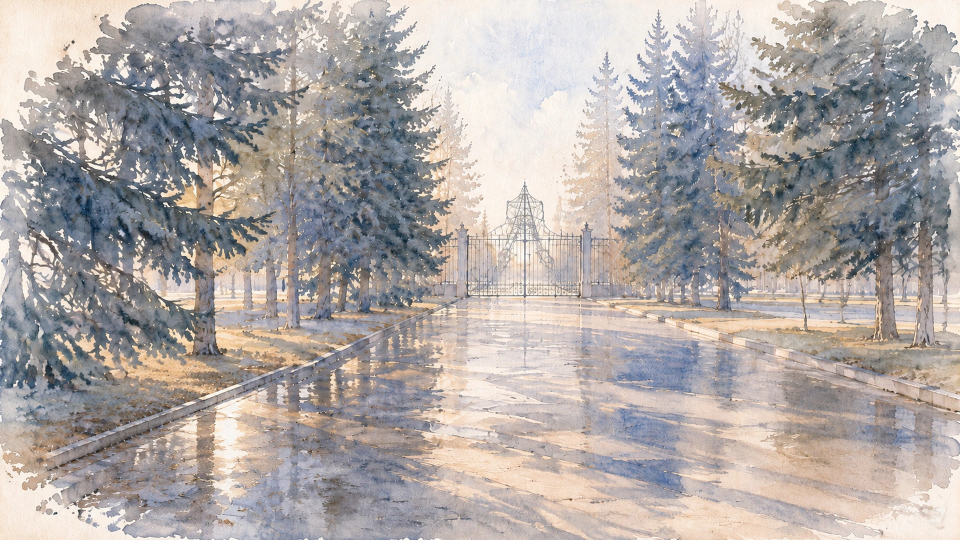
#> input picture vn2/img/bg/alley.webp, 1920 x 1080 px (shown at 1/2 size)
$ python _bgbench_probe.py
#> lines starting #> are read from the running program, lines starting #| are printed output that depends on the picture; after the words box and inside, x2 and y2 are one past the last pixel; in counts of white or black regions, pixels touching at a corner belong together
# -*- coding: utf-8 -*-
"""Нарисованная в фоне аллеи скамейка: точный bbox, окружение и чем её закрасить.

Печатаем вокруг пятна «дерева» (x 470..560, y 610..700 в фоне 1920x1080):
  • ASCII маски дерева в окне 380..760 x 540..820;
  • средний цвет пятна и цвет окружения (сверху / справа / слева) — чтобы понять,
    что там за текстура (асфальт, трава, бордюр) и откуда брать заплату.
"""
import os
import numpy as np
from PIL import Image

HERE = os.path.dirname(os.path.abspath(__file__))
P = os.path.join(HERE, 'vn2', 'img', 'bg', 'alley.webp')
im = Image.open(P).convert('RGB')
#> im is the input picture: PIL image 1920x1080 RGB; mean R, G, B 175.1, 168.2, 165.7
W, H = im.size
#> W = 1920; H = 1080
a = np.asarray(im)
hsv = np.asarray(im.convert('HSV')).astype(np.int16)
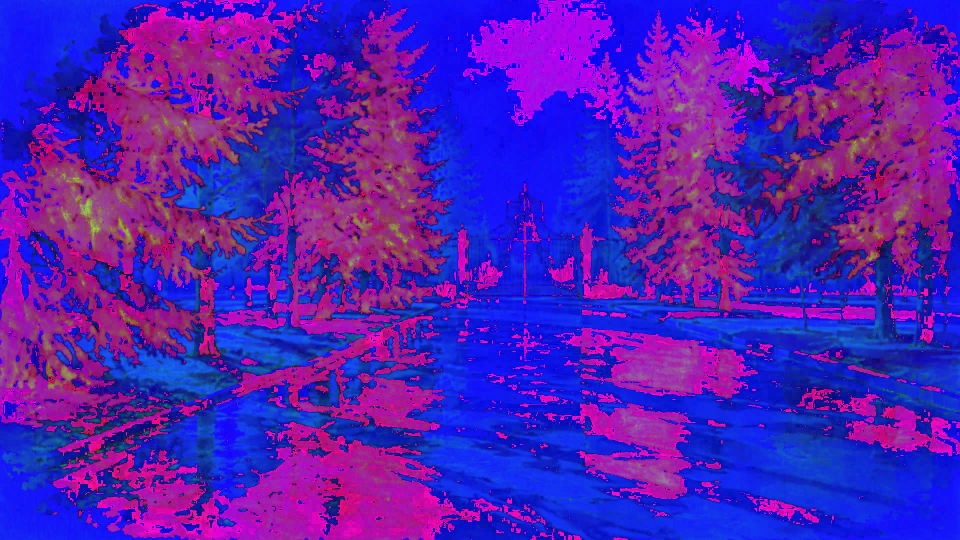
#> hsv: shape (1080, 1920, 3) int16 (shown at 1/2 size); mean R, G, B 80.6, 29.6, 180.4
Hc, S, V = hsv[..., 0], hsv[..., 1], hsv[..., 2]
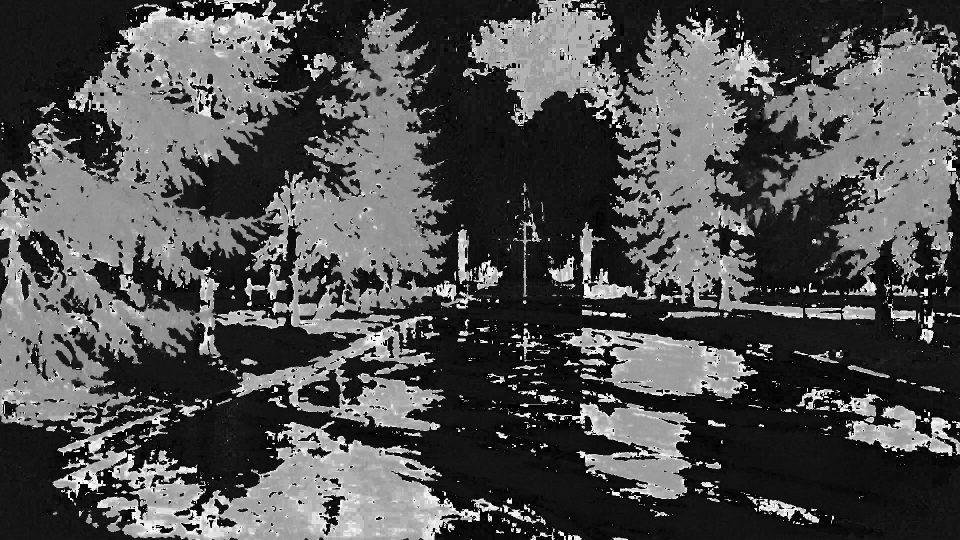
#> Hc: shape (1080, 1920) int16 (shown at 1/2 size); min 0, max 253, mean 80.6
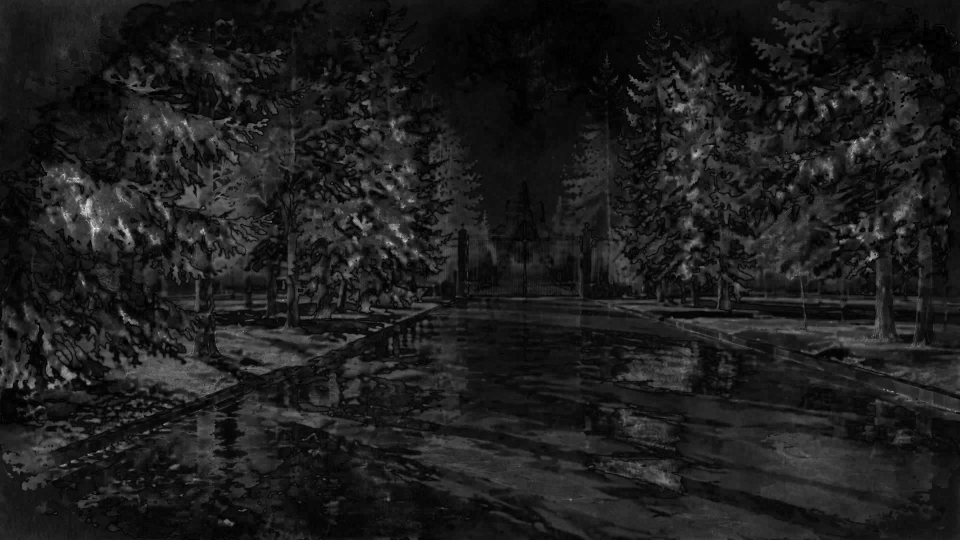
#> S: shape (1080, 1920) int16 (shown at 1/2 size); min 0, max 255, mean 29.6
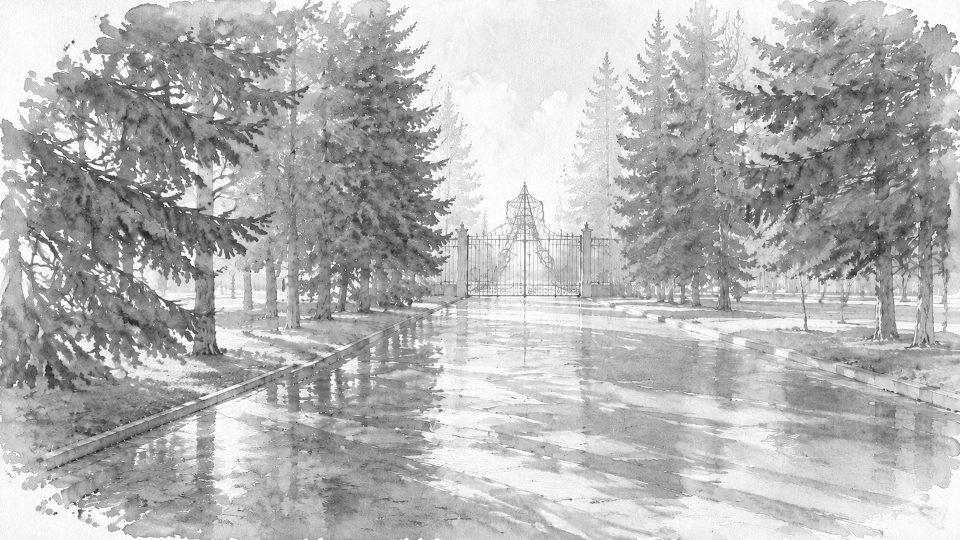
#> V: shape (1080, 1920) int16 (shown at 1/2 size); min 20, max 255, mean 180.4
wood = (Hc >= 6) & (Hc <= 32) & (S >= 55) & (V >= 45) & (V <= 210)
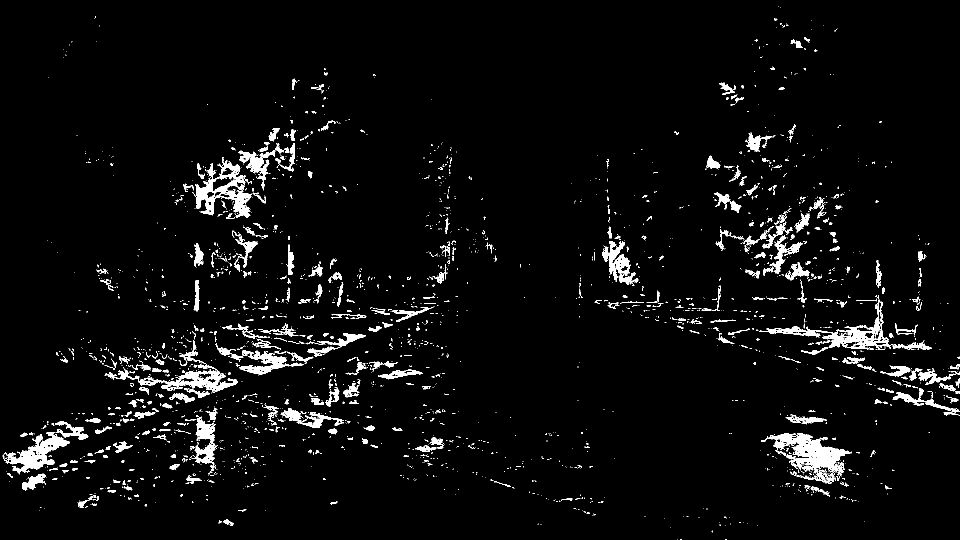
#> wood: shape (1080, 1920) bool (shown at 1/2 size); 4.1% white; 2475 white regions (2052 under 20 px), largest, box (x1, y1, x2, y2) and area: (1522, 866, 1703, 952) 5872, (392, 314, 504, 436) 4839, (216, 680, 476, 785) 4256

X0, X1, Y0, Y1 = 380, 760, 540, 820
print('окно x %d..%d y %d..%d, доля «дерева» в окне %.2f%%'
      % (X0, X1, Y0, Y1, 100 * wood[Y0:Y1, X0:X1].mean()))
#| окно x 380..760 y 540..820, доля «дерева» в окне 12.87%
sub = wood[Y0:Y1, X0:X1]
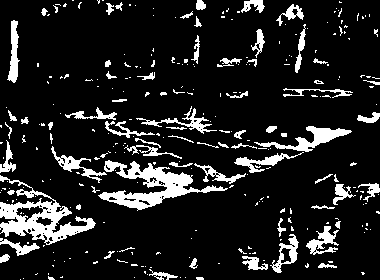
#> sub: shape (280, 380) bool; 12.9% white; 295 white regions (225 under 20 px), largest, box (x1, y1, x2, y2) and area: (0, 175, 96, 245) 2244, (98, 160, 228, 211) 2170, (254, 126, 352, 152) 769
cols, rows = 76, 40
for r in range(rows):
    line = []
    for c in range(cols):
        ya, yb = int(r * sub.shape[0] / rows), int((r + 1) * sub.shape[0] / rows)
        xa, xb = int(c * sub.shape[1] / cols), int((c + 1) * sub.shape[1] / cols)
        f = sub[ya:yb, xa:xb].mean()
        line.append('#' if f > 0.5 else ('+' if f > 0.2 else ('.' if f > 0.05 else ' ')))
    print('|' + ''.join(line) + '|  y=%d' % (Y0 + int(r * sub.shape[0] / rows)))

# точный bbox пятна внутри окна
ys, xs = np.nonzero(sub)
#> ys = 13690 values from 0 to 279; xs = 13690 values, max 379 at index 2173, min 0 at index 3506, mean 170.6
if len(xs):
    print('\nbbox пятна: x %d..%d  y %d..%d'
          % (X0 + xs.min(), X0 + xs.max(), Y0 + ys.min(), Y0 + ys.max()))
#| bbox пятна: x 380..759  y 540..819

# цвета окружения
def mean_rgb(x0, x1, y0, y1):
    return a[y0:y1, x0:x1].reshape(-1, 3).mean(0).round().astype(int)

bx0, bx1, by0, by1 = X0 + xs.min(), X0 + xs.max(), Y0 + ys.min(), Y0 + ys.max()
#> bx0 = 380; bx1 = 759; by0 = 540; by1 = 819
print('\nцвет пятна      :', mean_rgb(bx0, bx1 + 1, by0, by1 + 1))
#| цвет пятна      : [167 155 148]
print('сверху 60 px    :', mean_rgb(bx0, bx1 + 1, max(0, by0 - 60), by0))
#| сверху 60 px    : [141 136 135]
print('снизу 60 px     :', mean_rgb(bx0, bx1 + 1, by1 + 1, min(H, by1 + 61)))
#| снизу 60 px     : [184 167 157]
print('слева 120 px    :', mean_rgb(max(0, bx0 - 120), bx0, by0, by1 + 1))
#| слева 120 px    : [160 149 139]
print('справа 120 px   :', mean_rgb(bx1 + 1, min(W, bx1 + 121), by0, by1 + 1))
#| справа 120 px   : [157 148 146]
print('пятно %dx%d в фоне %dx%d (%.2f%% кадра)'
      % (bx1 - bx0 + 1, by1 - by0 + 1, W, H,
         100.0 * (bx1 - bx0 + 1) * (by1 - by0 + 1) / (W * H)))
#| пятно 380x280 в фоне 1920x1080 (5.13% кадра)

$ run again, with vn2/img/bg/cabinet.webp copied over vn2/img/bg/alley.webp
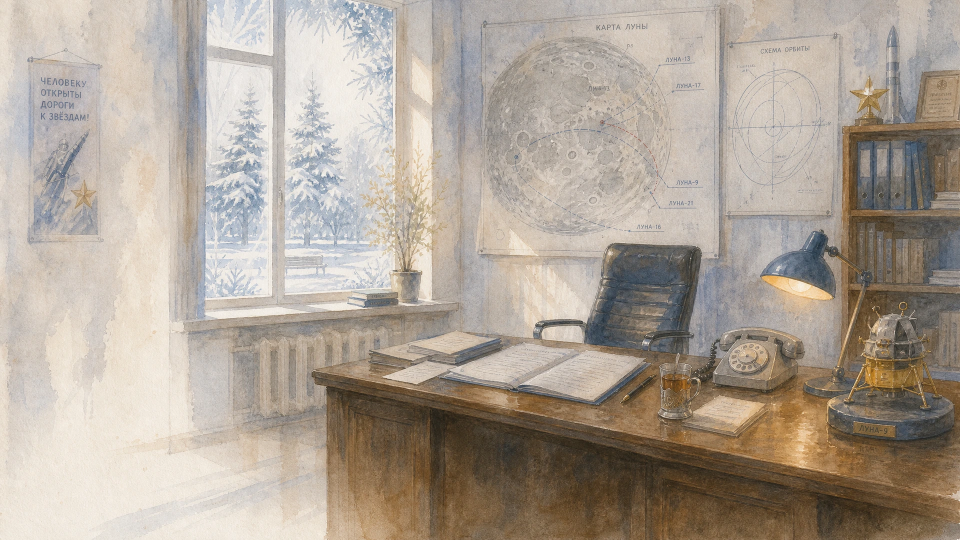
#> input picture vn2/img/bg/cabinet.webp, 1920 x 1080 px (shown at 1/2 size)
#> im is the input picture: PIL image 1920x1080 RGB; mean R, G, B 173.8, 162.9, 150.9
#> `wood = (Hc >= 6) & (Hc <= 32) & (S >= 55) & (V >= 45) & (V <= 210)`:
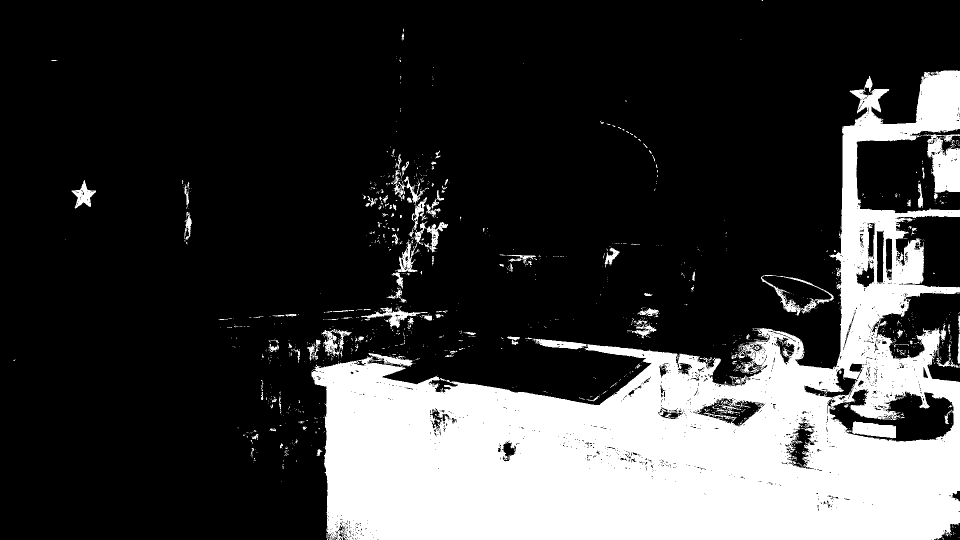
#> wood: shape (1080, 1920) bool (shown at 1/2 size); 23.5% white; 1343 white regions (1200 under 20 px), largest, box (x1, y1, x2, y2) and area: (623, 140, 1920, 1080) 457086, (1854, 268, 1920, 385) 5444, (790, 443, 896, 544) 2208
#| окно x 380..760 y 540..820, доля «дерева» в окне 13.50%
#> `sub = wood[Y0:Y1, X0:X1]`:
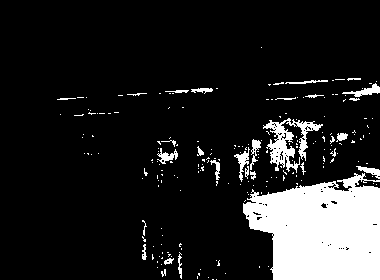
#> sub: shape (280, 380) bool; 13.5% white; 206 white regions (177 under 20 px), largest, box (x1, y1, x2, y2) and area: (243, 173, 380, 280) 11017, (263, 118, 323, 173) 1162, (342, 83, 380, 97) 197
#> ys = 14362 values from 47 to 279; xs = 14362 values, max 379 at index 175, min 57 at index 603, mean 307.6
#| bbox пятна: x 437..759  y 587..819
#> bx0 = 437; bx1 = 759; by0 = 587; by1 = 819
#| цвет пятна      : [166 154 140]
#| сверху 60 px    : [220 219 217]
#| снизу 60 px     : [151 136 119]
#| слева 120 px    : [210 203 195]
#| справа 120 px   : [152 137 121]
#| пятно 323x233 в фоне 1920x1080 (3.63% кадра)

$ run again, with vn2/img/bg/reception.webp copied over vn2/img/bg/alley.webp
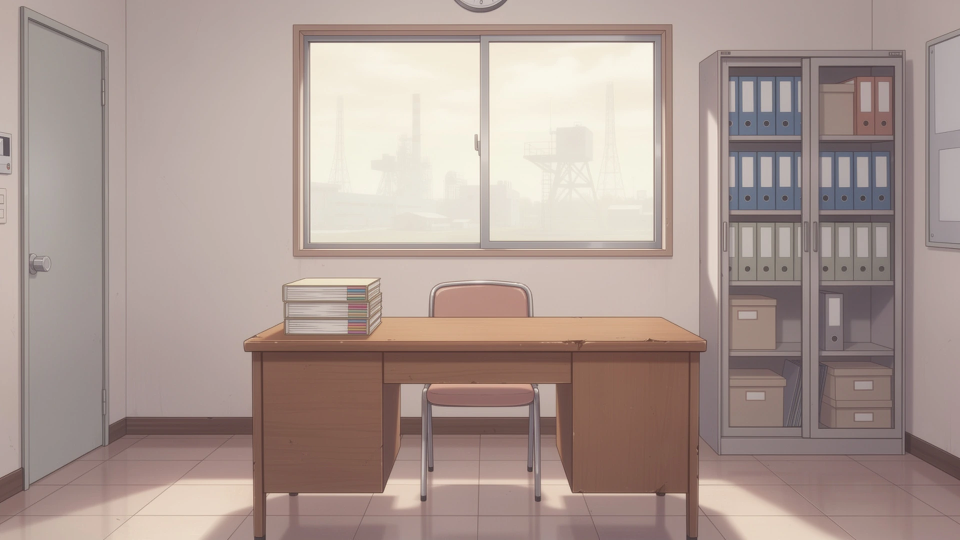
#> input picture vn2/img/bg/reception.webp, 1920 x 1080 px (shown at 1/2 size)
#> im is the input picture: PIL image 1920x1080 RGB; mean R, G, B 170.9, 153.1, 146.6
#> `wood = (Hc >= 6) & (Hc <= 32) & (S >= 55) & (V >= 45) & (V <= 210)`:
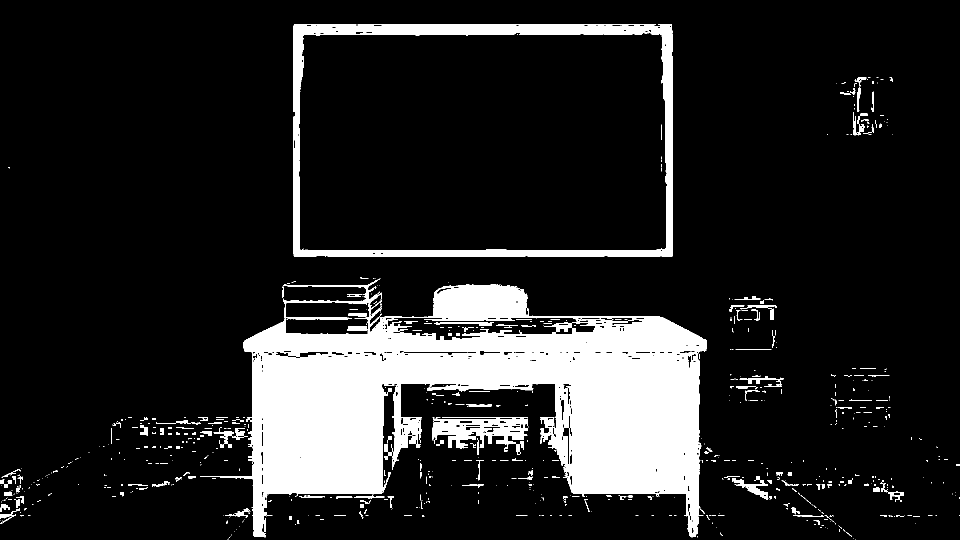
#> wood: shape (1080, 1920) bool (shown at 1/2 size); 14.5% white; 799 white regions (602 under 20 px), largest, box (x1, y1, x2, y2) and area: (400, 557, 1414, 1075) 237796, (586, 49, 1346, 514) 36515, (865, 837, 1056, 910) 6781
#| окно x 380..760 y 540..820, доля «дерева» в окне 40.16%
#> `sub = wood[Y0:Y1, X0:X1]`:
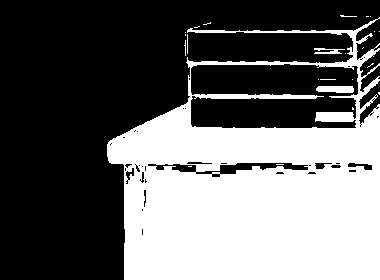
#> sub: shape (280, 380) bool; 40.2% white; 24 white regions (19 under 20 px), largest, box (x1, y1, x2, y2) and area: (107, 17, 380, 280) 42253, (316, 86, 354, 93) 238, (314, 48, 345, 54) 109, (340, 15, 357, 17) 20, (187, 34, 188, 54) 20
#| bbox пятна: x 487..759  y 555..819
#> bx0 = 487; bx1 = 759; by0 = 555; by1 = 819
#| цвет пятна      : [153 125 113]
#| сверху 60 px    : [193 175 167]
#| снизу 60 px     : [126  90  78]
#| слева 120 px    : [179 162 159]
#| справа 120 px   : [167 137 123]
#| пятно 273x265 в фоне 1920x1080 (3.49% кадра)

$ run again, with vn2/img/bg/steps.webp copied over vn2/img/bg/alley.webp
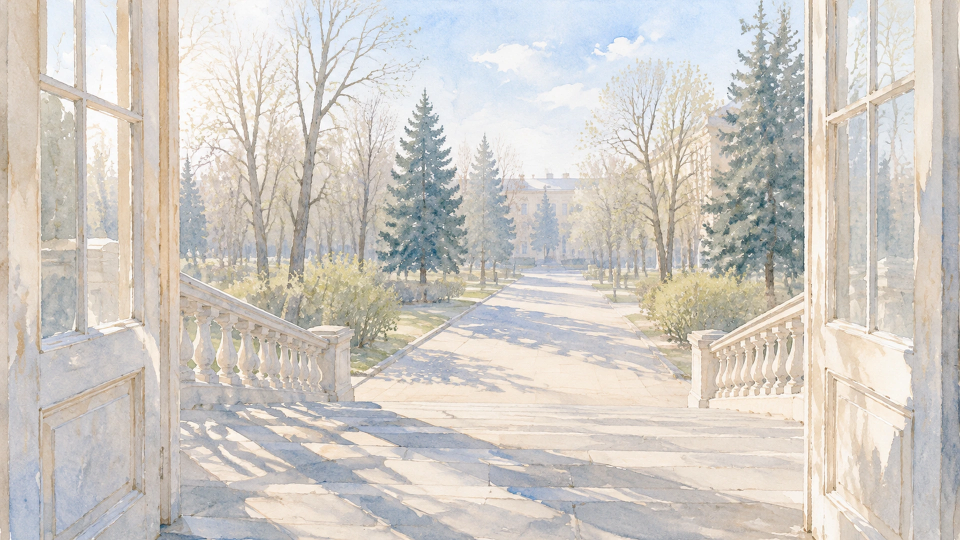
#> input picture vn2/img/bg/steps.webp, 1920 x 1080 px (shown at 1/2 size)
#> im is the input picture: PIL image 1920x1080 RGB; mean R, G, B 207.7, 203, 196.8
#> `wood = (Hc >= 6) & (Hc <= 32) & (S >= 55) & (V >= 45) & (V <= 210)`:
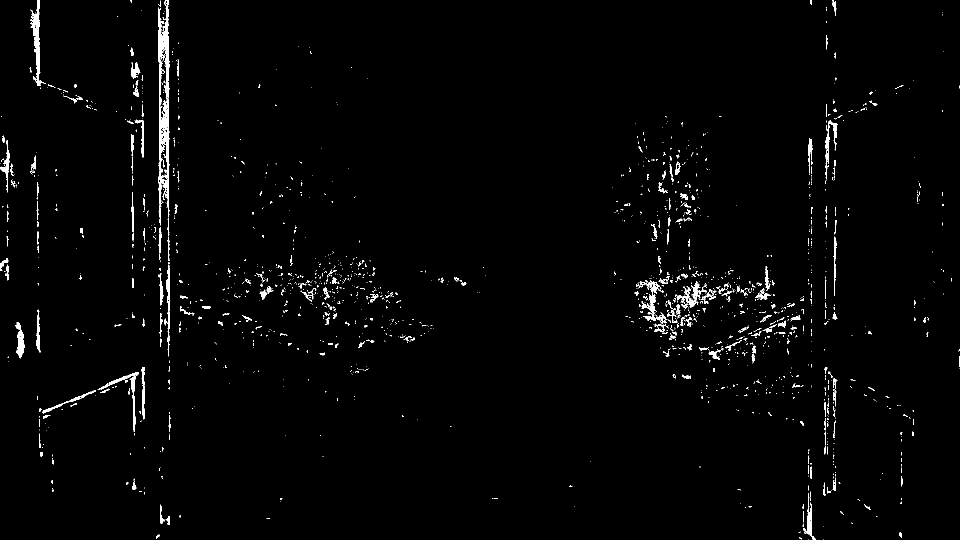
#> wood: shape (1080, 1920) bool (shown at 1/2 size); 1.6% white; 1774 white regions (1511 under 20 px), largest, box (x1, y1, x2, y2) and area: (316, 0, 340, 451) 5076, (60, 0, 84, 172) 1440, (1272, 560, 1335, 647) 1114
#| окно x 380..760 y 540..820, доля «дерева» в окне 2.54%
#> `sub = wood[Y0:Y1, X0:X1]`:
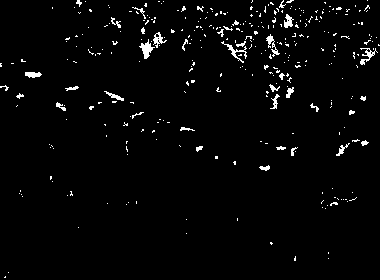
#> sub: shape (280, 380) bool; 2.5% white in thin lines or dots
#> ys = 2706 values from 0 to 277; xs = 2706 values, max 379 at index 1086, min 0 at index 1545, mean 221.5
#| bbox пятна: x 380..759  y 540..817
#> bx0 = 380; bx1 = 759; by0 = 540; by1 = 817
#| цвет пятна      : [193 185 171]
#| сверху 60 px    : [187 184 175]
#| снизу 60 px     : [194 191 191]
#| слева 120 px    : [207 195 184]
#| справа 120 px   : [201 195 183]
#| пятно 380x278 в фоне 1920x1080 (5.09% кадра)
